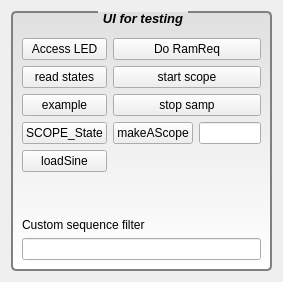
       <widget class="QWidget" name="tabScope">
        <attribute name="title">
         <string>Scope</string>
        </attribute>
        <layout class="QGridLayout" name="gridLayout_10">
         <item row="0" column="0">
          <widget class="QGroupBox" name="groupBox">
           <property name="minimumSize">
            <size>
             <width>261</width>
             <height>237</height>
            </size>
           </property>
           <property name="maximumSize">
            <size>
             <width>261</width>
             <height>311</height>
            </size>
           </property>
           <property name="font">
            <font>
             <pointsize>10</pointsize>
             <weight>75</weight>
             <italic>true</italic>
             <bold>true</bold>
            </font>
           </property>
           <property name="styleSheet">
            <string notr="true"> QGroupBox {
	background-color: qlineargradient(x1: 0, y1: 0, x2: 0, y2: 1, stop: 0 #E0E0E0, stop: 1 #FFFFFF);
	border: 2px solid gray;
	border-radius: 5px;
	margin-top: 30ex; /* leave space at the top for the title */
 }

 QGroupBox::title {
	subcontrol-origin: boarder; /* margin boarder padding content */
	subcontrol-position: top center; /* position at the top center */
	padding: 0 3px
 }</string>
           </property>
           <property name="title">
            <string>UI for testing</string>
           </property>
           <layout class="QGridLayout" name="gridLayout_2">
            <property name="topMargin">
             <number>25</number>
            </property>
            <item row="3" column="0">
             <widget class="QPushButton" name="pbGetScopeState">
              <property name="text">
               <string>SCOPE_State</string>
              </property>
             </widget>
            </item>
            <item row="2" column="0">
             <widget class="QPushButton" name="pbExample">
              <property name="text">
               <string>example</string>
              </property>
             </widget>
            </item>
            <item row="1" column="0">
             <widget class="QPushButton" name="pbReadStates">
              <property name="text">
               <string>read states</string>
              </property>
             </widget>
            </item>
            <item row="0" column="0">
             <widget class="QPushButton" name="pbAccLED">
              <property name="text">
               <string>Access LED</string>
              </property>
             </widget>
            </item>
            <item row="2" column="1">
             <widget class="QPushButton" name="pbStopSampling">
              <property name="text">
               <string>stop samp</string>
              </property>
             </widget>
            </item>
            <item row="6" column="0" colspan="2">
             <widget class="QLabel" name="label_16">
              <property name="text">
               <string>Custom sequence filter</string>
              </property>
             </widget>
            </item>
            <item row="7" column="0" colspan="2">
             <widget class="QLineEdit" name="leCustomFilter"/>
            </item>
            <item row="3" column="1">
             <layout class="QHBoxLayout" name="horizontalLayout_10">
              <item>
               <widget class="QPushButton" name="pbmakeAScope">
                <property name="text">
                 <string>makeAScope</string>
                </property>
                <property name="checkable">
                 <bool>true</bool>
                </property>
               </widget>
              </item>
              <item>
               <widget class="QLineEdit" name="leTempDelay"/>
              </item>
             </layout>
            </item>
            <item row="0" column="1">
             <widget class="QPushButton" name="pbDoRamReq">
              <property name="text">
               <string>Do RamReq</string>
              </property>
             </widget>
            </item>
            <item row="1" column="1">
             <widget class="QPushButton" name="pushButton">
              <property name="text">
               <string>start scope</string>
              </property>
             </widget>
            </item>
            <item row="4" column="0">
             <widget class="QPushButton" name="btnLoadSin">
              <property name="text">
               <string>loadSine</string>
              </property>
             </widget>
            </item>
            <item row="5" column="0">
             <spacer name="verticalSpacer">
              <property name="orientation">
               <enum>Qt::Vertical</enum>
              </property>
              <property name="sizeHint" stdset="0">
               <size>
                <width>20</width>
                <height>40</height>
               </size>
              </property>
             </spacer>
            </item>
           </layout>
          </widget>
         </item>
        </layout>
       </widget>
